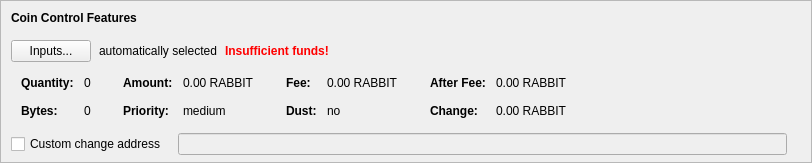
    <widget class="QFrame" name="frameCoinControl">
     <property name="sizePolicy">
      <sizepolicy hsizetype="Expanding" vsizetype="Expanding">
       <horstretch>0</horstretch>
       <verstretch>0</verstretch>
      </sizepolicy>
     </property>
     <property name="maximumSize">
      <size>
       <width>16777215</width>
       <height>16777215</height>
      </size>
     </property>
     <property name="frameShape">
      <enum>QFrame::StyledPanel</enum>
     </property>
     <property name="frameShadow">
      <enum>QFrame::Sunken</enum>
     </property>
     <layout class="QVBoxLayout" name="verticalLayoutCoinControl2">
      <property name="spacing">
       <number>0</number>
      </property>
      <property name="leftMargin">
       <number>0</number>
      </property>
      <property name="topMargin">
       <number>0</number>
      </property>
      <property name="rightMargin">
       <number>0</number>
      </property>
      <property name="bottomMargin">
       <number>6</number>
      </property>
      <item>
       <layout class="QVBoxLayout" name="verticalLayoutCoinControl" stretch="0,0,0,0,1">
        <property name="spacing">
         <number>0</number>
        </property>
        <property name="leftMargin">
         <number>10</number>
        </property>
        <property name="topMargin">
         <number>10</number>
        </property>
        <item>
         <layout class="QHBoxLayout" name="horizontalLayoutCoinControl1">
          <property name="bottomMargin">
           <number>15</number>
          </property>
          <item>
           <widget class="QLabel" name="labelCoinControlFeatures">
            <property name="sizePolicy">
             <sizepolicy hsizetype="Preferred" vsizetype="Maximum">
              <horstretch>0</horstretch>
              <verstretch>0</verstretch>
             </sizepolicy>
            </property>
            <property name="font">
             <font>
              <weight>75</weight>
              <bold>true</bold>
             </font>
            </property>
            <property name="styleSheet">
             <string notr="true">font-weight:bold;</string>
            </property>
            <property name="text">
             <string>Coin Control Features</string>
            </property>
           </widget>
          </item>
         </layout>
        </item>
        <item>
         <layout class="QHBoxLayout" name="horizontalLayoutCoinControl2" stretch="0,0,0,0">
          <property name="spacing">
           <number>8</number>
          </property>
          <property name="bottomMargin">
           <number>10</number>
          </property>
          <item>
           <widget class="QPushButton" name="pushButtonCoinControl">
            <property name="styleSheet">
             <string notr="true"/>
            </property>
            <property name="text">
             <string>Inputs...</string>
            </property>
            <property name="autoDefault">
             <bool>false</bool>
            </property>
           </widget>
          </item>
          <item>
           <widget class="QLabel" name="labelCoinControlAutomaticallySelected">
            <property name="text">
             <string>automatically selected</string>
            </property>
            <property name="margin">
             <number>5</number>
            </property>
           </widget>
          </item>
          <item>
           <widget class="QLabel" name="labelCoinControlInsuffFunds">
            <property name="font">
             <font>
              <weight>75</weight>
              <bold>true</bold>
             </font>
            </property>
            <property name="styleSheet">
             <string notr="true">color:red;font-weight:bold;</string>
            </property>
            <property name="text">
             <string>Insufficient funds!</string>
            </property>
            <property name="margin">
             <number>5</number>
            </property>
           </widget>
          </item>
          <item>
           <spacer name="horizontalSpacerCoinControl">
            <property name="orientation">
             <enum>Qt::Horizontal</enum>
            </property>
            <property name="sizeHint" stdset="0">
             <size>
              <width>40</width>
              <height>1</height>
             </size>
            </property>
           </spacer>
          </item>
         </layout>
        </item>
        <item>
         <widget class="QWidget" name="widgetCoinControl" native="true">
          <property name="sizePolicy">
           <sizepolicy hsizetype="Preferred" vsizetype="Preferred">
            <horstretch>0</horstretch>
            <verstretch>0</verstretch>
           </sizepolicy>
          </property>
          <property name="minimumSize">
           <size>
            <width>0</width>
            <height>0</height>
           </size>
          </property>
          <property name="styleSheet">
           <string notr="true"/>
          </property>
          <layout class="QHBoxLayout" name="horizontalLayoutCoinControl5">
           <property name="leftMargin">
            <number>0</number>
           </property>
           <property name="topMargin">
            <number>0</number>
           </property>
           <property name="rightMargin">
            <number>0</number>
           </property>
           <property name="bottomMargin">
            <number>0</number>
           </property>
           <item>
            <layout class="QHBoxLayout" name="horizontalLayoutCoinControl3" stretch="0,0,0,1">
             <property name="spacing">
              <number>20</number>
             </property>
             <property name="topMargin">
              <number>0</number>
             </property>
             <property name="bottomMargin">
              <number>10</number>
             </property>
             <item>
              <layout class="QFormLayout" name="formLayoutCoinControl1">
               <property name="horizontalSpacing">
                <number>10</number>
               </property>
               <property name="verticalSpacing">
                <number>14</number>
               </property>
               <property name="leftMargin">
                <number>10</number>
               </property>
               <property name="topMargin">
                <number>4</number>
               </property>
               <property name="rightMargin">
                <number>6</number>
               </property>
               <item row="0" column="0">
                <widget class="QLabel" name="labelCoinControlQuantityText">
                 <property name="font">
                  <font>
                   <weight>75</weight>
                   <bold>true</bold>
                  </font>
                 </property>
                 <property name="text">
                  <string>Quantity:</string>
                 </property>
                 <property name="margin">
                  <number>0</number>
                 </property>
                </widget>
               </item>
               <item row="0" column="1">
                <widget class="QLabel" name="labelCoinControlQuantity">
                 <property name="cursor">
                  <cursorShape>IBeamCursor</cursorShape>
                 </property>
                 <property name="contextMenuPolicy">
                  <enum>Qt::ActionsContextMenu</enum>
                 </property>
                 <property name="text">
                  <string notr="true">0</string>
                 </property>
                 <property name="margin">
                  <number>0</number>
                 </property>
                 <property name="textInteractionFlags">
                  <set>Qt::LinksAccessibleByMouse|Qt::TextSelectableByKeyboard|Qt::TextSelectableByMouse</set>
                 </property>
                </widget>
               </item>
               <item row="1" column="0">
                <widget class="QLabel" name="labelCoinControlBytesText">
                 <property name="font">
                  <font>
                   <weight>75</weight>
                   <bold>true</bold>
                  </font>
                 </property>
                 <property name="text">
                  <string>Bytes:</string>
                 </property>
                </widget>
               </item>
               <item row="1" column="1">
                <widget class="QLabel" name="labelCoinControlBytes">
                 <property name="cursor">
                  <cursorShape>IBeamCursor</cursorShape>
                 </property>
                 <property name="contextMenuPolicy">
                  <enum>Qt::ActionsContextMenu</enum>
                 </property>
                 <property name="text">
                  <string notr="true">0</string>
                 </property>
                 <property name="textInteractionFlags">
                  <set>Qt::LinksAccessibleByMouse|Qt::TextSelectableByKeyboard|Qt::TextSelectableByMouse</set>
                 </property>
                </widget>
               </item>
              </layout>
             </item>
             <item>
              <layout class="QFormLayout" name="formLayoutCoinControl2">
               <property name="horizontalSpacing">
                <number>10</number>
               </property>
               <property name="verticalSpacing">
                <number>14</number>
               </property>
               <property name="leftMargin">
                <number>6</number>
               </property>
               <property name="topMargin">
                <number>4</number>
               </property>
               <property name="rightMargin">
                <number>6</number>
               </property>
               <item row="0" column="0">
                <widget class="QLabel" name="labelCoinControlAmountText">
                 <property name="font">
                  <font>
                   <weight>75</weight>
                   <bold>true</bold>
                  </font>
                 </property>
                 <property name="text">
                  <string>Amount:</string>
                 </property>
                 <property name="margin">
                  <number>0</number>
                 </property>
                </widget>
               </item>
               <item row="0" column="1">
                <widget class="QLabel" name="labelCoinControlAmount">
                 <property name="cursor">
                  <cursorShape>IBeamCursor</cursorShape>
                 </property>
                 <property name="contextMenuPolicy">
                  <enum>Qt::ActionsContextMenu</enum>
                 </property>
                 <property name="text">
                  <string notr="true">0.00 RABBIT</string>
                 </property>
                 <property name="textInteractionFlags">
                  <set>Qt::LinksAccessibleByMouse|Qt::TextSelectableByKeyboard|Qt::TextSelectableByMouse</set>
                 </property>
                </widget>
               </item>
               <item row="1" column="0">
                <widget class="QLabel" name="labelCoinControlPriorityText">
                 <property name="font">
                  <font>
                   <weight>75</weight>
                   <bold>true</bold>
                  </font>
                 </property>
                 <property name="text">
                  <string>Priority:</string>
                 </property>
                </widget>
               </item>
               <item row="1" column="1">
                <widget class="QLabel" name="labelCoinControlPriority">
                 <property name="cursor">
                  <cursorShape>IBeamCursor</cursorShape>
                 </property>
                 <property name="contextMenuPolicy">
                  <enum>Qt::ActionsContextMenu</enum>
                 </property>
                 <property name="text">
                  <string>medium</string>
                 </property>
                 <property name="textInteractionFlags">
                  <set>Qt::LinksAccessibleByMouse|Qt::TextSelectableByKeyboard|Qt::TextSelectableByMouse</set>
                 </property>
                </widget>
               </item>
              </layout>
             </item>
             <item>
              <layout class="QFormLayout" name="formLayoutCoinControl3">
               <property name="horizontalSpacing">
                <number>10</number>
               </property>
               <property name="verticalSpacing">
                <number>14</number>
               </property>
               <property name="leftMargin">
                <number>6</number>
               </property>
               <property name="topMargin">
                <number>4</number>
               </property>
               <property name="rightMargin">
                <number>6</number>
               </property>
               <item row="0" column="0">
                <widget class="QLabel" name="labelCoinControlFeeText">
                 <property name="font">
                  <font>
                   <weight>75</weight>
                   <bold>true</bold>
                  </font>
                 </property>
                 <property name="text">
                  <string>Fee:</string>
                 </property>
                 <property name="margin">
                  <number>0</number>
                 </property>
                </widget>
               </item>
               <item row="0" column="1">
                <widget class="QLabel" name="labelCoinControlFee">
                 <property name="cursor">
                  <cursorShape>IBeamCursor</cursorShape>
                 </property>
                 <property name="contextMenuPolicy">
                  <enum>Qt::ActionsContextMenu</enum>
                 </property>
                 <property name="text">
                  <string notr="true">0.00 RABBIT</string>
                 </property>
                 <property name="textInteractionFlags">
                  <set>Qt::LinksAccessibleByMouse|Qt::TextSelectableByKeyboard|Qt::TextSelectableByMouse</set>
                 </property>
                </widget>
               </item>
               <item row="1" column="0">
                <widget class="QLabel" name="labelCoinControlLowOutputText">
                 <property name="font">
                  <font>
                   <weight>75</weight>
                   <bold>true</bold>
                  </font>
                 </property>
                 <property name="text">
                  <string>Dust:</string>
                 </property>
                </widget>
               </item>
               <item row="1" column="1">
                <widget class="QLabel" name="labelCoinControlLowOutput">
                 <property name="cursor">
                  <cursorShape>IBeamCursor</cursorShape>
                 </property>
                 <property name="contextMenuPolicy">
                  <enum>Qt::ActionsContextMenu</enum>
                 </property>
                 <property name="text">
                  <string>no</string>
                 </property>
                 <property name="textInteractionFlags">
                  <set>Qt::LinksAccessibleByMouse|Qt::TextSelectableByKeyboard|Qt::TextSelectableByMouse</set>
                 </property>
                </widget>
               </item>
              </layout>
             </item>
             <item>
              <layout class="QFormLayout" name="formLayoutCoinControl4">
               <property name="horizontalSpacing">
                <number>10</number>
               </property>
               <property name="verticalSpacing">
                <number>14</number>
               </property>
               <property name="leftMargin">
                <number>6</number>
               </property>
               <property name="topMargin">
                <number>4</number>
               </property>
               <property name="rightMargin">
                <number>6</number>
               </property>
               <item row="0" column="0">
                <widget class="QLabel" name="labelCoinControlAfterFeeText">
                 <property name="font">
                  <font>
                   <weight>75</weight>
                   <bold>true</bold>
                  </font>
                 </property>
                 <property name="text">
                  <string>After Fee:</string>
                 </property>
                 <property name="margin">
                  <number>0</number>
                 </property>
                </widget>
               </item>
               <item row="0" column="1">
                <widget class="QLabel" name="labelCoinControlAfterFee">
                 <property name="cursor">
                  <cursorShape>IBeamCursor</cursorShape>
                 </property>
                 <property name="contextMenuPolicy">
                  <enum>Qt::ActionsContextMenu</enum>
                 </property>
                 <property name="text">
                  <string notr="true">0.00 RABBIT</string>
                 </property>
                 <property name="textInteractionFlags">
                  <set>Qt::LinksAccessibleByMouse|Qt::TextSelectableByKeyboard|Qt::TextSelectableByMouse</set>
                 </property>
                </widget>
               </item>
               <item row="1" column="0">
                <widget class="QLabel" name="labelCoinControlChangeText">
                 <property name="font">
                  <font>
                   <weight>75</weight>
                   <bold>true</bold>
                  </font>
                 </property>
                 <property name="text">
                  <string>Change:</string>
                 </property>
                </widget>
               </item>
               <item row="1" column="1">
                <widget class="QLabel" name="labelCoinControlChange">
                 <property name="cursor">
                  <cursorShape>IBeamCursor</cursorShape>
                 </property>
                 <property name="contextMenuPolicy">
                  <enum>Qt::ActionsContextMenu</enum>
                 </property>
                 <property name="text">
                  <string notr="true">0.00 RABBIT</string>
                 </property>
                 <property name="textInteractionFlags">
                  <set>Qt::LinksAccessibleByMouse|Qt::TextSelectableByKeyboard|Qt::TextSelectableByMouse</set>
                 </property>
                </widget>
               </item>
              </layout>
             </item>
            </layout>
           </item>
          </layout>
         </widget>
        </item>
        <item>
         <layout class="QHBoxLayout" name="horizontalLayoutCoinControl4" stretch="0,0,0">
          <property name="spacing">
           <number>12</number>
          </property>
          <property name="sizeConstraint">
           <enum>QLayout::SetDefaultConstraint</enum>
          </property>
          <property name="topMargin">
           <number>5</number>
          </property>
          <property name="rightMargin">
           <number>5</number>
          </property>
          <item>
           <widget class="QCheckBox" name="checkBoxCoinControlChange">
            <property name="toolTip">
             <string>If this is activated, but the change address is empty or invalid, change will be sent to a newly generated address.</string>
            </property>
            <property name="text">
             <string>Custom change address</string>
            </property>
           </widget>
          </item>
          <item>
           <widget class="QValidatedLineEdit" name="lineEditCoinControlChange">
            <property name="enabled">
             <bool>false</bool>
            </property>
            <property name="sizePolicy">
             <sizepolicy hsizetype="Expanding" vsizetype="Fixed">
              <horstretch>0</horstretch>
              <verstretch>0</verstretch>
             </sizepolicy>
            </property>
           </widget>
          </item>
          <item>
           <widget class="QLabel" name="labelCoinControlChangeLabel">
            <property name="sizePolicy">
             <sizepolicy hsizetype="Preferred" vsizetype="Expanding">
              <horstretch>0</horstretch>
              <verstretch>0</verstretch>
             </sizepolicy>
            </property>
            <property name="minimumSize">
             <size>
              <width>0</width>
              <height>0</height>
             </size>
            </property>
            <property name="text">
             <string/>
            </property>
            <property name="margin">
             <number>3</number>
            </property>
           </widget>
          </item>
         </layout>
        </item>
        <item>
         <spacer name="verticalSpacerCoinControl">
          <property name="orientation">
           <enum>Qt::Vertical</enum>
          </property>
          <property name="sizeHint" stdset="0">
           <size>
            <width>800</width>
            <height>1</height>
           </size>
          </property>
         </spacer>
        </item>
       </layout>
      </item>
     </layout>
    </widget>
